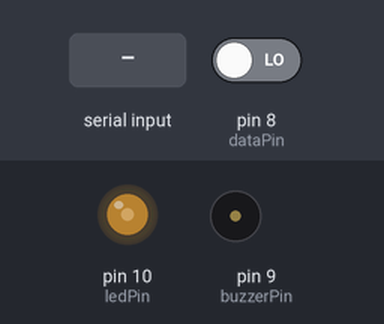
This sketch was run on a simulated Arduino Uno, built with avr-gcc and run on an emulated ATmega328P. Parts: output pins drawn as LEDs (lit = HIGH), buzzer (waves = sounding). Dashed ring = blinking. Inputs (shaded band) come from the test bench; at power-on: pin 8 (dataPin) LOW.

Above: at 1.2 s.
1.3 s: "a" received over Serial
At 8.7 s:
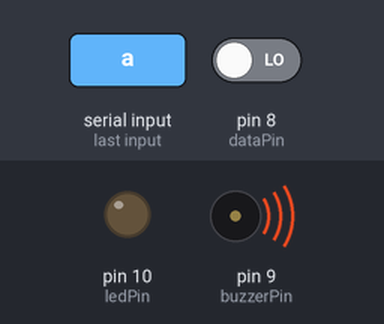
11.3 s: pin 8 (dataPin) driven HIGH
At 12.0 s:
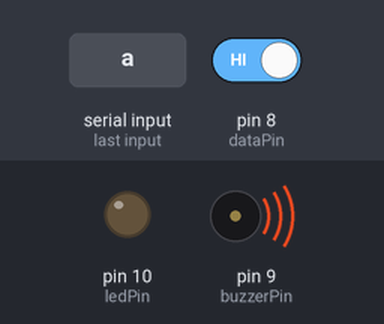
12.8 s: pin 8 (dataPin) driven LOW
At 21.7 s:
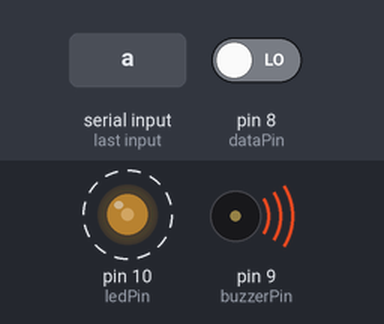
Timing chart, 0 to 31.3 s (numbered marks = the images above; inputs shaded):
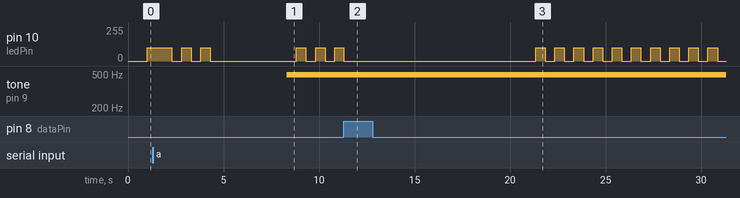

Measured:
- after the input at 1.3 s, tone on pin 9 (buzzerPin): silent → 490 Hz after 7.0 s
- after the input at 11.3 s, pin 10 (ledPin): goes on until 11.3 s, then stays 0/255
- after the input at 12.8 s, pin 10 (ledPin): alternates 100/255 for 0.50 s and 0/255 for 0.50 s, starting after 8.5 s

The sketch:

hhub.ino
```cpp
//hub.ino
//Weston Shakespear

//pin definitions
int buzzerPin = 9;
int ledPin = 10;
int dataPin = 8;

//led brightness
int b = 100;
//buzzer loudness
int c = 100;

//sensor states
int sensorState = 0;
bool state = true;

//sensor watchdog timer
unsigned long int watchdogLast = 0;
int watchdogDelay = 8000;

unsigned long hbLast = 0;
int hbDelay = 100;

//attaching and removing drive indication
bool usbAttached = false;
bool blink = true;
int blinkToggle = 0;
int blinkCount = 0;

//attaching timer
unsigned long blinkLast = 0;
int blinkDelay = 500;

//alarm timer
bool alarm = false;
bool flip = true;
float i = 0;

unsigned long alarmLast = 0;
int alarmDelay = 500;


void setup() {
  Serial.begin(112500);
}

void loop() {
  if (Serial.available() == true) {
    String x = Serial.readString();

    if (x == "a") {
      //new attached
      usbAttached = true;
      blink = true;

    } else if (x == "r") {
      //removed
      blink = true;

    } else if (x == "x") {
      //all removed
      usbAttached = false;

    }

  } else {

    sensorState = digitalRead(dataPin);
    if (sensorState == 1) {
      watchdogLast = millis();
    }

    if (millis() - watchdogLast > watchdogDelay) {
//       analogWrite(ledPin, b);

      if (state == true) {
        state = false;
        if (usbAttached == true) {
          alarm = true;
          blink = true;
        }
      }
    } else {
      if (state == false) {
        state = true;
        alarm = false;
        blink = false;

        analogWrite(ledPin, 0);
        analogWrite(buzzerPin, 0);
//        Serial.println("return");
      }
//       analogWrite(ledPin, 0);
//       Serial.println(millis() - watchdogLast);
    }

    if (millis() - blinkLast > blinkDelay) {
      if (blink == true) {
        analogWrite(ledPin, blinkToggle*b);
        if (blinkToggle == 0) { blinkToggle = 1; }
        else if (blinkToggle == 1) { blinkToggle = 0; blinkCount++; }

        if (alarm == true) {
        analogWrite(buzzerPin, blinkToggle*b);
        } else {
        if (blinkCount > 3) {
          analogWrite(ledPin, 0);
          blink = false;
          blinkCount = 0;
          blinkToggle = 0;
        }
        }
      }
      blinkLast = millis();
//      Serial.println(millis() - blinkLast);
    }

    if (millis() - alarmLast > alarmDelay) {
      if (alarm == true) {

      }
    }


  }

}
```
